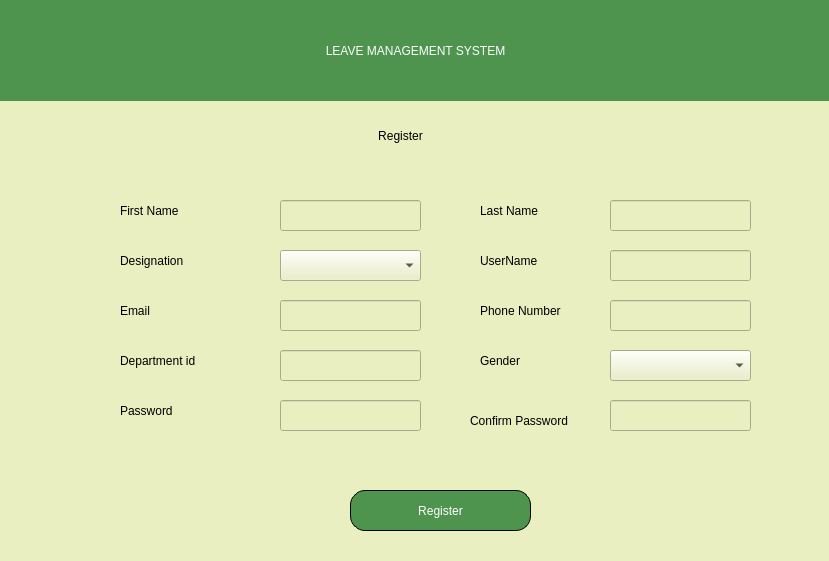
<?xml version="1.0" encoding="UTF-8"?>
<ui version="4.0">
 <class>Register_page</class>
 <widget class="QMainWindow" name="Register_page">
  <property name="geometry">
   <rect>
    <x>0</x>
    <y>0</y>
    <width>829</width>
    <height>561</height>
   </rect>
  </property>
  <property name="windowTitle">
   <string>MainWindow</string>
  </property>
  <property name="styleSheet">
   <string notr="true">background-color: rgb(233, 239, 192);</string>
  </property>
  <widget class="QWidget" name="centralwidget">
   <widget class="Line" name="line">
    <property name="geometry">
     <rect>
      <x>0</x>
      <y>0</y>
      <width>1621</width>
      <height>101</height>
     </rect>
    </property>
    <property name="styleSheet">
     <string notr="true">background-color: rgb(78, 148, 79);</string>
    </property>
    <property name="orientation">
     <enum>Qt::Vertical</enum>
    </property>
   </widget>
   <widget class="QLabel" name="label_7">
    <property name="geometry">
     <rect>
      <x>10</x>
      <y>0</y>
      <width>811</width>
      <height>101</height>
     </rect>
    </property>
    <property name="styleSheet">
     <string notr="true">background-color: rgb(78, 148, 79);
font:18pt &quot;Goudy Old Style&quot;;
font: 75 26pt &quot;Goudy Old Style&quot;;
color: rgb(255, 255, 255);</string>
    </property>
    <property name="text">
     <string>LEAVE MANAGEMENT SYSTEM</string>
    </property>
    <property name="alignment">
     <set>Qt::AlignCenter</set>
    </property>
   </widget>
   <widget class="QLabel" name="label">
    <property name="geometry">
     <rect>
      <x>320</x>
      <y>110</y>
      <width>161</width>
      <height>51</height>
     </rect>
    </property>
    <property name="styleSheet">
     <string notr="true">font: italic 20pt &quot;Goudy Old Style&quot;;</string>
    </property>
    <property name="text">
     <string>Register</string>
    </property>
    <property name="alignment">
     <set>Qt::AlignCenter</set>
    </property>
   </widget>
   <widget class="QLabel" name="label_2">
    <property name="geometry">
     <rect>
      <x>120</x>
      <y>190</y>
      <width>91</width>
      <height>41</height>
     </rect>
    </property>
    <property name="styleSheet">
     <string notr="true">font: italic 14pt &quot;Goudy Old Style&quot;;</string>
    </property>
    <property name="text">
     <string>First Name</string>
    </property>
    <property name="alignment">
     <set>Qt::AlignLeading|Qt::AlignLeft|Qt::AlignVCenter</set>
    </property>
   </widget>
   <widget class="QLabel" name="label_3">
    <property name="geometry">
     <rect>
      <x>480</x>
      <y>190</y>
      <width>91</width>
      <height>41</height>
     </rect>
    </property>
    <property name="styleSheet">
     <string notr="true">font: italic 14pt &quot;Goudy Old Style&quot;;</string>
    </property>
    <property name="text">
     <string>Last Name</string>
    </property>
    <property name="alignment">
     <set>Qt::AlignLeading|Qt::AlignLeft|Qt::AlignVCenter</set>
    </property>
   </widget>
   <widget class="QLabel" name="label_4">
    <property name="geometry">
     <rect>
      <x>120</x>
      <y>240</y>
      <width>91</width>
      <height>41</height>
     </rect>
    </property>
    <property name="styleSheet">
     <string notr="true">font: italic 14pt &quot;Goudy Old Style&quot;;</string>
    </property>
    <property name="text">
     <string>Designation</string>
    </property>
    <property name="alignment">
     <set>Qt::AlignLeading|Qt::AlignLeft|Qt::AlignVCenter</set>
    </property>
   </widget>
   <widget class="QLabel" name="label_5">
    <property name="geometry">
     <rect>
      <x>480</x>
      <y>240</y>
      <width>91</width>
      <height>41</height>
     </rect>
    </property>
    <property name="styleSheet">
     <string notr="true">font: italic 14pt &quot;Goudy Old Style&quot;;</string>
    </property>
    <property name="text">
     <string>UserName</string>
    </property>
    <property name="alignment">
     <set>Qt::AlignLeading|Qt::AlignLeft|Qt::AlignVCenter</set>
    </property>
   </widget>
   <widget class="QLabel" name="label_6">
    <property name="geometry">
     <rect>
      <x>120</x>
      <y>290</y>
      <width>91</width>
      <height>41</height>
     </rect>
    </property>
    <property name="styleSheet">
     <string notr="true">font: italic 14pt &quot;Goudy Old Style&quot;;</string>
    </property>
    <property name="text">
     <string>Email</string>
    </property>
    <property name="alignment">
     <set>Qt::AlignLeading|Qt::AlignLeft|Qt::AlignVCenter</set>
    </property>
   </widget>
   <widget class="QLabel" name="label_8">
    <property name="geometry">
     <rect>
      <x>480</x>
      <y>290</y>
      <width>111</width>
      <height>41</height>
     </rect>
    </property>
    <property name="styleSheet">
     <string notr="true">font: italic 14pt &quot;Goudy Old Style&quot;;</string>
    </property>
    <property name="text">
     <string>Phone Number</string>
    </property>
    <property name="alignment">
     <set>Qt::AlignLeading|Qt::AlignLeft|Qt::AlignVCenter</set>
    </property>
   </widget>
   <widget class="QLineEdit" name="fac_name_edt">
    <property name="geometry">
     <rect>
      <x>280</x>
      <y>200</y>
      <width>141</width>
      <height>31</height>
     </rect>
    </property>
    <property name="styleSheet">
     <string notr="true">color: rgb(0, 0, 0);
font: 75 14pt &quot;Goudy Old Style&quot;;</string>
    </property>
   </widget>
   <widget class="QLineEdit" name="fac_last_name_edt">
    <property name="geometry">
     <rect>
      <x>610</x>
      <y>200</y>
      <width>141</width>
      <height>31</height>
     </rect>
    </property>
    <property name="styleSheet">
     <string notr="true">color: rgb(0, 0, 0);
font: 75 14pt &quot;Goudy Old Style&quot;;</string>
    </property>
   </widget>
   <widget class="QComboBox" name="comboBox">
    <property name="geometry">
     <rect>
      <x>280</x>
      <y>250</y>
      <width>141</width>
      <height>31</height>
     </rect>
    </property>
    <property name="styleSheet">
     <string notr="true">color: rgb(0, 0, 0);
font: 75 14pt &quot;Goudy Old Style&quot;;</string>
    </property>
   </widget>
   <widget class="QLineEdit" name="fac_id_edit">
    <property name="geometry">
     <rect>
      <x>610</x>
      <y>250</y>
      <width>141</width>
      <height>31</height>
     </rect>
    </property>
    <property name="styleSheet">
     <string notr="true">color: rgb(0, 0, 0);
font: 75 14pt &quot;Goudy Old Style&quot;;</string>
    </property>
   </widget>
   <widget class="QLineEdit" name="fac_email_Edt">
    <property name="geometry">
     <rect>
      <x>280</x>
      <y>300</y>
      <width>141</width>
      <height>31</height>
     </rect>
    </property>
    <property name="styleSheet">
     <string notr="true">color: rgb(0, 0, 0);
font: 75 14pt &quot;Goudy Old Style&quot;;</string>
    </property>
   </widget>
   <widget class="QLineEdit" name="fac_phone_edt">
    <property name="geometry">
     <rect>
      <x>610</x>
      <y>300</y>
      <width>141</width>
      <height>31</height>
     </rect>
    </property>
    <property name="styleSheet">
     <string notr="true">color: rgb(0, 0, 0);
font: 75 14pt &quot;Goudy Old Style&quot;;</string>
    </property>
   </widget>
   <widget class="QLabel" name="label_9">
    <property name="geometry">
     <rect>
      <x>120</x>
      <y>340</y>
      <width>111</width>
      <height>41</height>
     </rect>
    </property>
    <property name="styleSheet">
     <string notr="true">font: italic 14pt &quot;Goudy Old Style&quot;;</string>
    </property>
    <property name="text">
     <string>Department id</string>
    </property>
    <property name="alignment">
     <set>Qt::AlignLeading|Qt::AlignLeft|Qt::AlignVCenter</set>
    </property>
   </widget>
   <widget class="QLabel" name="label_10">
    <property name="geometry">
     <rect>
      <x>480</x>
      <y>340</y>
      <width>91</width>
      <height>41</height>
     </rect>
    </property>
    <property name="styleSheet">
     <string notr="true">font: italic 14pt &quot;Goudy Old Style&quot;;</string>
    </property>
    <property name="text">
     <string>Gender</string>
    </property>
    <property name="alignment">
     <set>Qt::AlignLeading|Qt::AlignLeft|Qt::AlignVCenter</set>
    </property>
   </widget>
   <widget class="QComboBox" name="comboBox_3">
    <property name="geometry">
     <rect>
      <x>610</x>
      <y>350</y>
      <width>141</width>
      <height>31</height>
     </rect>
    </property>
    <property name="styleSheet">
     <string notr="true">color: rgb(0, 0, 0);
font: 75 14pt &quot;Goudy Old Style&quot;;</string>
    </property>
   </widget>
   <widget class="QLineEdit" name="password_edt">
    <property name="geometry">
     <rect>
      <x>280</x>
      <y>400</y>
      <width>141</width>
      <height>31</height>
     </rect>
    </property>
    <property name="styleSheet">
     <string notr="true">color: rgb(0, 0, 0);
font: 75 14pt &quot;Goudy Old Style&quot;;</string>
    </property>
   </widget>
   <widget class="QLabel" name="label_11">
    <property name="geometry">
     <rect>
      <x>120</x>
      <y>390</y>
      <width>91</width>
      <height>41</height>
     </rect>
    </property>
    <property name="styleSheet">
     <string notr="true">font: italic 14pt &quot;Goudy Old Style&quot;;</string>
    </property>
    <property name="text">
     <string>Password</string>
    </property>
    <property name="alignment">
     <set>Qt::AlignLeading|Qt::AlignLeft|Qt::AlignVCenter</set>
    </property>
   </widget>
   <widget class="QLineEdit" name="fac_dep_id_edt">
    <property name="geometry">
     <rect>
      <x>280</x>
      <y>350</y>
      <width>141</width>
      <height>31</height>
     </rect>
    </property>
    <property name="styleSheet">
     <string notr="true">color: rgb(0, 0, 0);
font: 75 14pt &quot;Goudy Old Style&quot;;</string>
    </property>
   </widget>
   <widget class="QLabel" name="label_12">
    <property name="geometry">
     <rect>
      <x>470</x>
      <y>400</y>
      <width>131</width>
      <height>41</height>
     </rect>
    </property>
    <property name="styleSheet">
     <string notr="true">font: italic 14pt &quot;Goudy Old Style&quot;;</string>
    </property>
    <property name="text">
     <string>Confirm Password</string>
    </property>
    <property name="alignment">
     <set>Qt::AlignLeading|Qt::AlignLeft|Qt::AlignVCenter</set>
    </property>
   </widget>
   <widget class="QLineEdit" name="confiem_pass_edt">
    <property name="geometry">
     <rect>
      <x>610</x>
      <y>400</y>
      <width>141</width>
      <height>31</height>
     </rect>
    </property>
    <property name="styleSheet">
     <string notr="true">color: rgb(0, 0, 0);
font: 75 14pt &quot;Goudy Old Style&quot;;</string>
    </property>
   </widget>
   <widget class="QPushButton" name="Register_btn">
    <property name="geometry">
     <rect>
      <x>350</x>
      <y>490</y>
      <width>181</width>
      <height>41</height>
     </rect>
    </property>
    <property name="styleSheet">
     <string notr="true">QPushButton {
font: italic 14pt &quot;Goudy Old Style&quot;;
background-color: rgb(78, 148, 79);
color:rgb(255,255,255);
border: 1px solid;
border-radius: 15px;
border-style : inset;
}
QPushButton:hover {

background-color: rgb(233, 239, 192);
color: rgb(0,0,0);
}
</string>
    </property>
    <property name="text">
     <string>Register</string>
    </property>
   </widget>
  </widget>
 </widget>
 <resources/>
 <connections/>
</ui>
